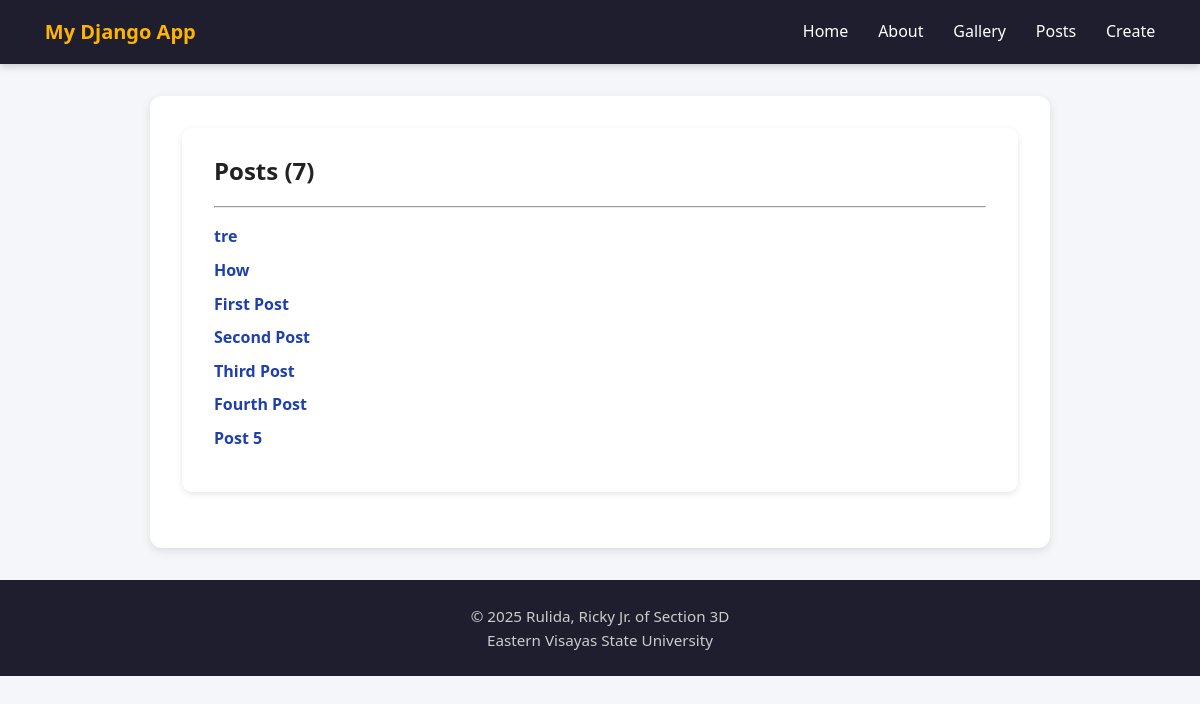
/posts/, run on the app's committed database.
### pages/models.py (models this page shows, shortened)
class Post(models.Model):
    title = models.CharField(max_length=100, validators=[MinLengthValidator(3)])
    body = models.TextField(validators=[MinLengthValidator(10)])
    created_at = models.DateTimeField(auto_now_add=True)
    class Meta:
        ordering = ['-created_at']
        constraints = [
            models.UniqueConstraint(fields=['title'], name='unique_post_title')
        ]

### pages/views.py (the view)
# urls.py: path('posts/', views.post_list, name='post_list'),
def post_list(request):
    posts = Post.objects.all()
    context = {'posts': posts, 'title': 'Posts'}
    return render(request, 'post_list.html', context)

### pages/templates/post_list.html (shortened to what this page needs)
{% extends 'base.html' %}
{% block content %}
<section class="card">
    <h1>Posts ({{ posts.count }})</h1>
    <hr>
    <ul class="post-list">
        {% for post in posts %}
        <li>
            <a href="{% url 'post_view' post.pk %}" class="post-link">{{ post.title }}</a>
        </li>
        {% empty %}
        <p class="muted">No posts yet.</p>
        {% endfor %}
    </ul>
</section>
{% endblock %}

### pages/static/css/style.css (style rules this page uses)
* { box-sizing: border-box; margin: 0; padding: 0; }
body { font-family: "Segoe UI", Roboto, system-ui, sans-serif; line-height: 1.6; background: #f5f6fa; color: #222; margin: 0; }
.card { background: white; border-radius: 10px; padding: 1.5rem 2rem; margin-bottom: 1.5rem; box-shadow: 0 2px 6px rgba(0,0,0,0.1); }
h1, h2, h3 { color: #222; margin-bottom: 1rem; }
ul { margin: 1rem 0; padding-left: 1.25rem; }
.post-list { list-style: none; padding: 0; }
.post-list li { margin: 0.5rem 0; }
.post-link { font-weight: 600; color: #1e40af; text-decoration: none; }

### data on the page
Post: title "tre"
Post: title "How"
Post: title "First Post"
Post: title "Second Post"
Post: title "Third Post"
Post: title "Fourth Post"
Post: title "Post 5"

### other printed values
{{ posts.count }} "7"
